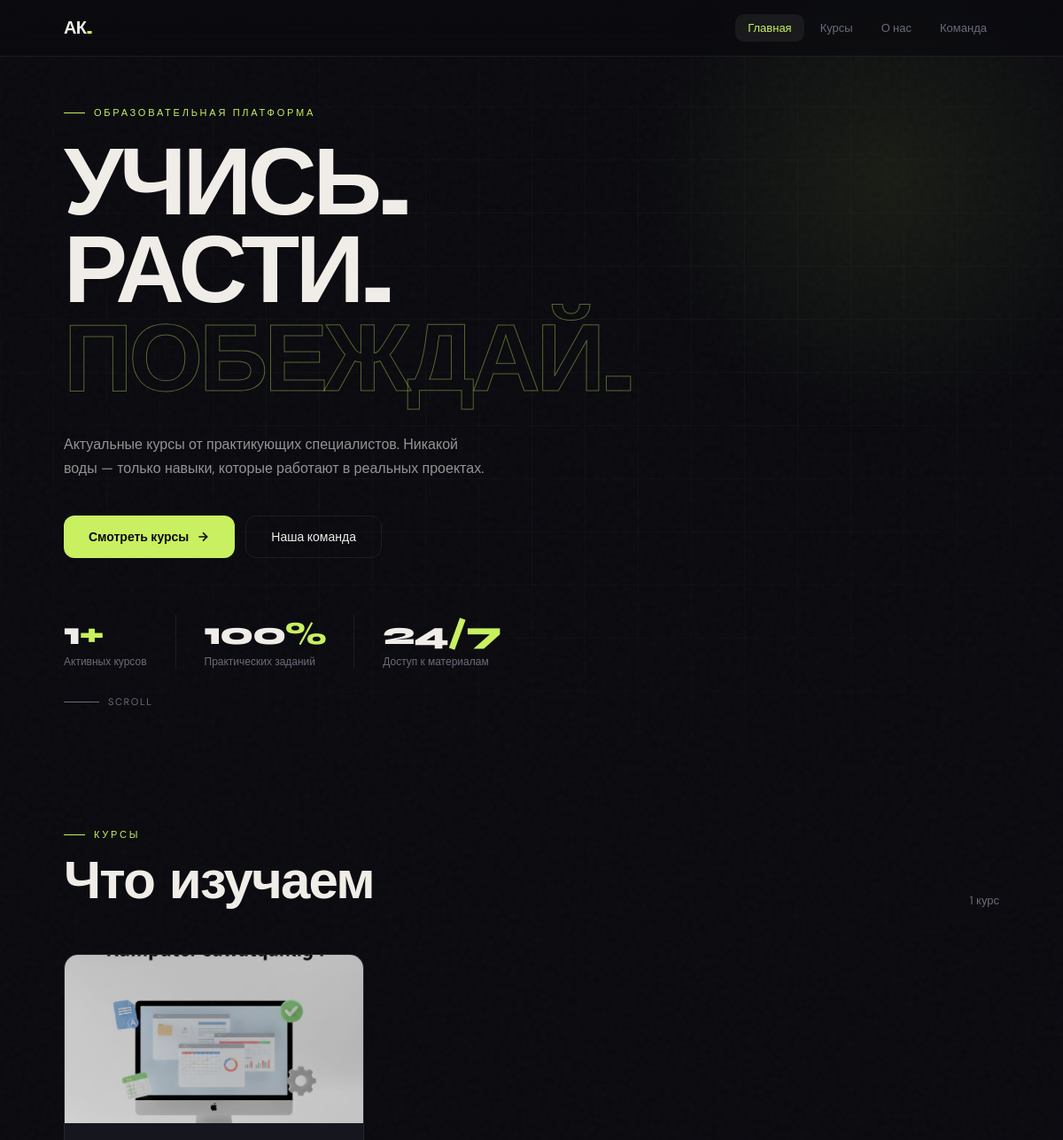
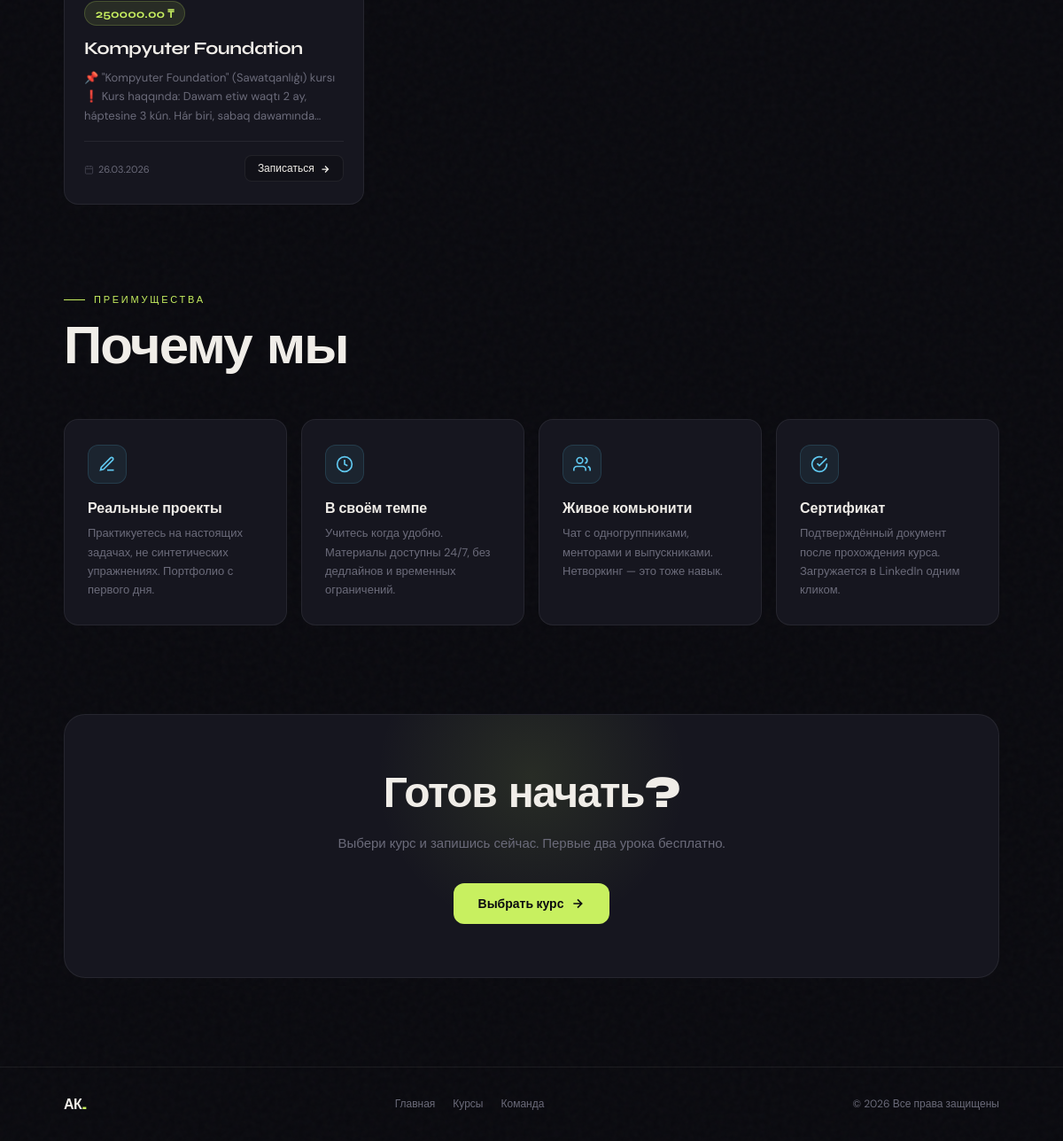
The page / on the database its author committed (2 pictures, top to bottom).
### apps/course/models.py (models this page shows, shortened)
class Course(models.Model):
    name = models.CharField(max_length=200, validators=[MinLengthValidator(3)], verbose_name="Course Name", db_index=True)
    description = models.TextField(verbose_name="Course Description", db_index=True)
    price = models.DecimalField(validators=[MinValueValidator(Decimal("0.00"))], max_digits=10, decimal_places=2)
    photo = models.ImageField(verbose_name="Course Photo", upload_to="course_images/")
    is_active = models.BooleanField(default=True, verbose_name="Is Active")
    created_at = models.DateTimeField(auto_now_add=True)
    updated_at = models.DateTimeField(auto_now=True)
    class Meta:
        verbose_name = "Course"
        verbose_name_plural = "Courses"
        ordering = ["-created_at"]
        indexes = [models.Index(fields=["name", "description"])]

### apps/main/views.py (the view)
# urls.py: path('', views.HomeView.as_view(), name='home'),
class HomeView(View):
    permission_classes = [permissions.AllowAny]
    def get(self, request):
        courses = Course.objects.filter(is_active=True)
        return render(request, 'main/home.html', {"courses": courses})

### templates/main/home.html (shortened to what this page needs)
{% load static %}
<!DOCTYPE html>
<html lang="ru">
<head>
</head>
<body>
<nav>
  <a class="nav-logo" href="#">АК<span>.</span></a>
  <ul class="nav-links">
    <li><a href="#" class="active">Главная</a></li>
    <li><a href="#courses">Курсы</a></li>
    <li><a href="#why">О нас</a></li>
    <li><a href="{% url 'main:teammates' %}">Команда</a></li>
  </ul>
</nav>
<section class="hero">
  <div class="hero-grid"></div>
  <div class="hero-blob"></div>
  <p class="hero-label">Образовательная платформа</p>
  <h1>УЧИСЬ.<br>РАСТИ.<br><em>ПОБЕЖДАЙ.</em></h1>
  <p class="hero-desc">Актуальные курсы от практикующих специалистов. Никакой воды — только навыки, которые работают в реальных проектах.</p>
  <div class="hero-actions">
    <a href="#courses" class="btn-primary">
      Смотреть курсы
      <svg width="16" height="16" viewBox="0 0 24 24" fill="none" stroke="currentColor" stroke-width="2.5"><path d="M5 12h14M12 5l7 7-7 7"/></svg>
    </a>
    <a href="{% url 'main:teammates' %}" class="btn-ghost">
      Наша команда
    </a>
  </div>
  <div class="hero-stats">
    <div class="hero-stat">
      <div class="hero-stat-num">{{ courses|length }}<span>+</span></div>
      <div class="hero-stat-label">Активных курсов</div>
    </div>
    <div class="hero-stat">
      <div class="hero-stat-num">100<span>%</span></div>
      <div class="hero-stat-label">Практических заданий</div>
    </div>
    <div class="hero-stat">
      <div class="hero-stat-num">24<span>/7</span></div>
      <div class="hero-stat-label">Доступ к материалам</div>
    </div>
  </div>
  <div class="scroll-hint">
    <div class="scroll-hint-line"></div>
    Scroll
  </div>
</section>
<section id="courses">
  <div class="section-header">
    <div>
      <p class="section-label">Курсы</p>
      <h2 class="section-title">Что изучаем</h2>
    </div>
    <span style="font-size:13px; color:var(--muted)">{{ courses|length }} курс{{ courses|length|pluralize:",,ов" }}</span>
  </div>
  <div class="courses-grid">
    {% for course in courses %}
    <div class="course-card">
      {% if course.photo %}
        <img class="course-img" src="{{ course.photo.url }}" alt="{{ course.name }}" loading="lazy">
      {% endif %}
      <div class="course-body">
        <div class="course-price-tag">{{ course.price }} ₸</div>
        <h3 class="course-name">{{ course.name }}</h3>
        <p class="course-desc">{{ course.description }}</p>
        <div class="course-footer">
          <span class="course-date">
            <svg viewBox="0 0 24 24" fill="none" stroke="currentColor" stroke-width="2"><rect x="3" y="4" width="18" height="18" rx="2"/><line x1="16" y1="2" x2="16" y2="6"/><line x1="8" y1="2" x2="8" y2="6"/><line x1="3" y1="10" x2="21" y2="10"/></svg>
            {{ course.created_at|date:"d.m.Y" }}
          </span>
          <button class="course-enroll-btn">
            Записаться
            <svg width="12" height="12" viewBox="0 0 24 24" fill="none" stroke="currentColor" stroke-width="2.5"><path d="M5 12h14M12 5l7 7-7 7"/></svg>
          </button>
        </div>
      </div>
    </div>
    {% empty %}
    <div class="empty-courses">
      <h3>Курсов пока нет</h3>
      <p>Скоро появятся новые программы обучения.</p>
    </div>
    {% endfor %}
  </div>
</section>
<section id="why" style="padding-top:0;">
  <p class="section-label">Преимущества</p>
  <h2 class="section-title">Почему мы</h2>
  <div class="features-grid">
    <div class="feature-card">
      <div class="feature-icon">
        <svg viewBox="0 0 24 24" fill="none" stroke="currentColor" stroke-width="2"><path d="M12 20h9"/><path d="M16.5 3.5a2.121 2.121 0 0 1 3 3L7 19l-4 1 1-4L16.5 3.5z"/></svg>
      </div>
      <h4 class="feature-title">Реальные проекты</h4>
      <p class="feature-text">Практикуетесь на настоящих задачах, не синтетических упражнениях. Портфолио с первого дня.</p>
    </div>
    <div class="feature-card">
      <div class="feature-icon">
        <svg viewBox="0 0 24 24" fill="none" stroke="currentColor" stroke-width="2"><circle cx="12" cy="12" r="10"/><polyline points="12 6 12 12 16 14"/></svg>
      </div>
      <h4 class="feature-title">В своём темпе</h4>
      <p class="feature-text">Учитесь когда удобно. Материалы доступны 24/7, без дедлайнов и временных ограничений.</p>
    </div>
    <div class="feature-card">
      <div class="feature-icon">
        <svg viewBox="0 0 24 24" fill="none" stroke="currentColor" stroke-width="2"><path d="M17 21v-2a4 4 0 0 0-4-4H5a4 4 0 0 0-4 4v2"/><circle cx="9" cy="7" r="4"/><path d="M23 21v-2a4 4 0 0 0-3-3.87"/><path d="M16 3.13a4 4 0 0 1 0 7.75"/></svg>
      </div>
      <h4 class="feature-title">Живое комьюнити</h4>
      <p class="feature-text">Чат с одногруппниками, менторами и выпускниками. Нетворкинг — это тоже навык.</p>
    </div>
    <div class="feature-card">
      <div class="feature-icon">
        <svg viewBox="0 0 24 24" fill="none" stroke="currentColor" stroke-width="2"><path d="M22 11.08V12a10 10 0 1 1-5.93-9.14"/><polyline points="22 4 12 14.01 9 11.01"/></svg>
      </div>
      <h4 class="feature-title">Сертификат</h4>
      <p class="feature-text">Подтверждённый документ после прохождения курса. Загружается в LinkedIn одним кликом.</p>
    </div>
  </div>
</section>
<div class="cta-banner">
  <h2>Готов начать?</h2>
  <p>Выбери курс и запишись сейчас. Первые два урока бесплатно.</p>
  <a href="#courses" class="btn-primary">
    Выбрать курс
    <svg width="16" height="16" viewBox="0 0 24 24" fill="none" stroke="currentColor" stroke-width="2.5"><path d="M5 12h14M12 5l7 7-7 7"/></svg>
  </a>
</div>
<footer>
  <a class="footer-logo" href="#">АК<span>.</span></a>
  <div class="footer-links">
    <a href="#">Главная</a>
    <a href="#courses">Курсы</a>
    <a href="{% url 'main:teammates' %}">Команда</a>
  </div>
  <p class="footer-copy">© {% now "Y" %} Все права защищены</p>
</footer>
</body>
</html>

### rows shown on the page
Course: photo (picture), price "250000.00", name "Kompyuter Foundation", description "📌 \"Kompyuter Foundation\" (Sawatqanlıģı) kursı ❗️ Kurs haqqında: Dawam etiw waqtı 2 ay, háptesine 3 kún. Hár biri, sabaq…", created_at "26.03.2026"

### other values the page prints
{{ courses|length }} "1"
